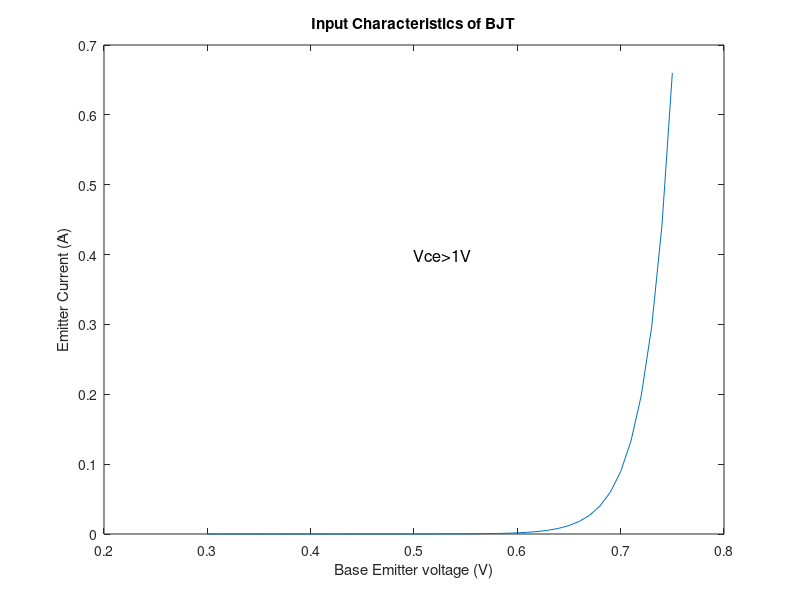

MATLAB code to generate this figure:
% Input characteristics of a BJT
% Modeling Beta, Beta forward, thermal voltage, sat current
% Alpha off Beta, emmiter current, Base Emitter voltage, Emitter Current

beta_f=150; 
beta_r=0.5;
vt=.025; 
is=166.78e-15;
alpha_f=beta_f/(1+beta_f);
alpha_r = beta_r/(1+beta_r);
ies=is/alpha_f;
vbe=0.3:0.01:0.75;
ics=is/alpha_r;
m=length(vbe)
for i = 1:m
 ifr(i) = ies*exp((vbe(i)/vt)-1);

 ir1(i) = ics*exp((-1.0/vt)-1);
 ie1(i) = abs(-ifr(i) + alpha_r*ir1(i));
end
plot(vbe,ie1)
text(0.5,0.4, 'Vce>1V','FontSize',12)
title('Input Characteristics of BJT')
xlabel('Base Emitter voltage (V)')
ylabel('Emitter Current (A)') 
